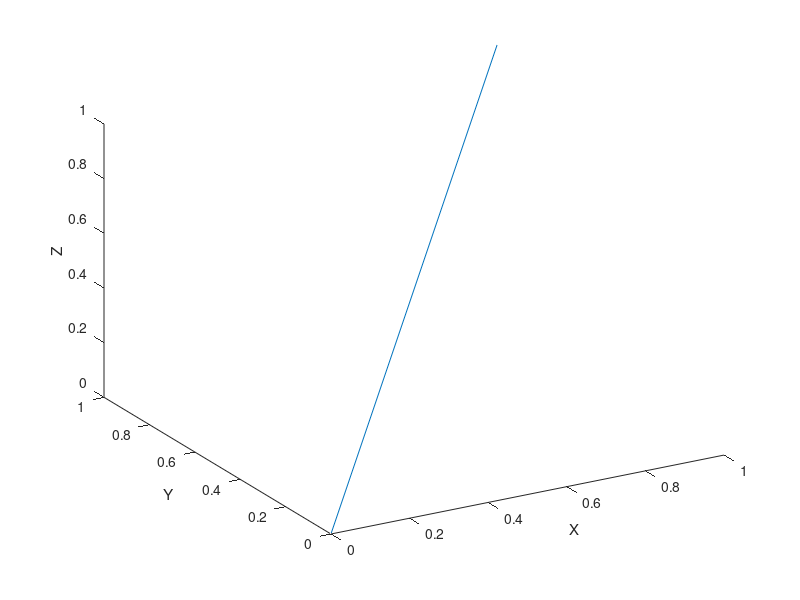

Write MATLAB code to recreate this figure. (Note: this script raises an error after producing the figure.)
%=============================================================================
% Copyright (c) 2026-present Allan CORNET (Nelson)
%=============================================================================
% This file is part of Nelson.
%=============================================================================
% LICENCE_BLOCK_BEGIN
% SPDX-License-Identifier: LGPL-3.0-or-later
% LICENCE_BLOCK_END
%=============================================================================
% <--ADV-CLI MODE-->
%=============================================================================
% Axis labels re-derive their Rotation and alignment from the View (auto
% RotationMode semantics). Expected values below cover automatic behavior
% across view(2), view(3) and several azimuths.
%=============================================================================
f = figure('Visible', 'off');
plot3([0 1], [0 1], [0 1]);
ax = gca();
xlabel(ax, 'X');
ylabel(ax, 'Y');
zlabel(ax, 'Z');
%=============================================================================
view(ax, -30, 30);
drawnow();
assert_axis_label_orientation(ax, 'XLabel', 0, 'left', 'top');
assert_axis_label_orientation(ax, 'YLabel', 0, 'right', 'top');
%=============================================================================
